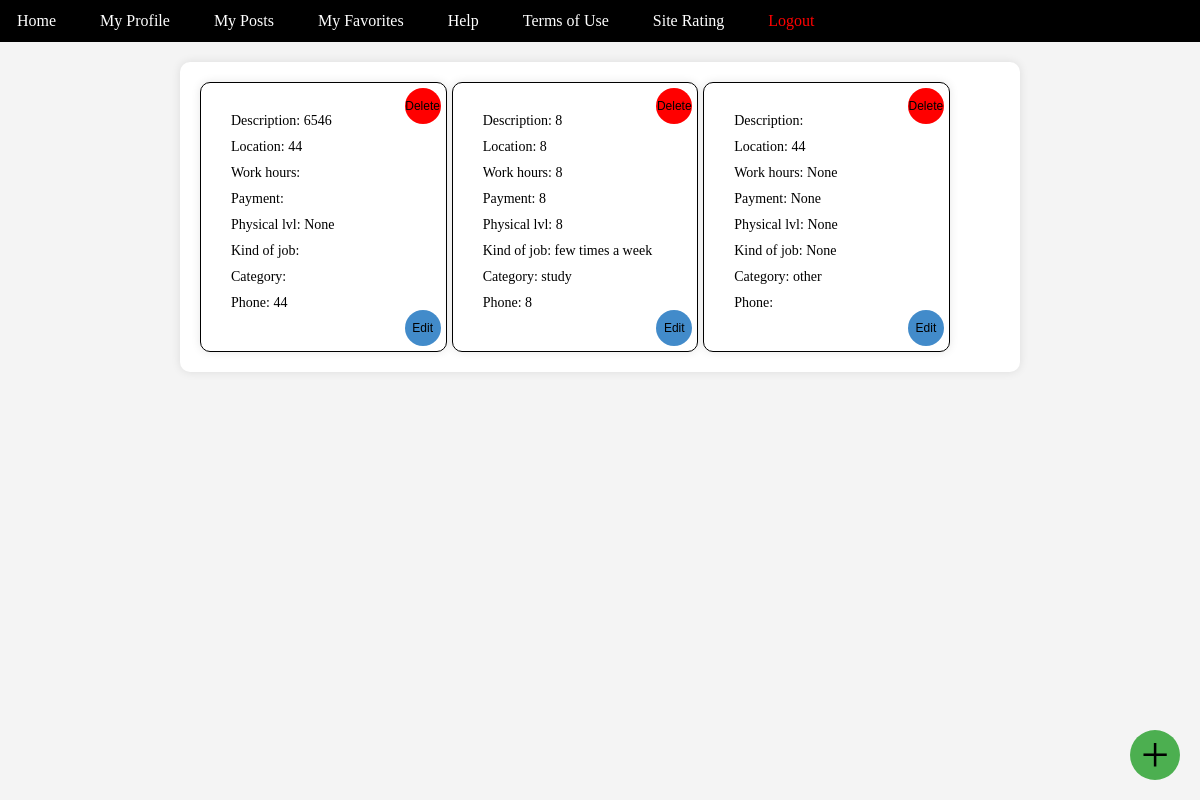
/myposts/ (signed in), run on an earlier commit of the app's database.
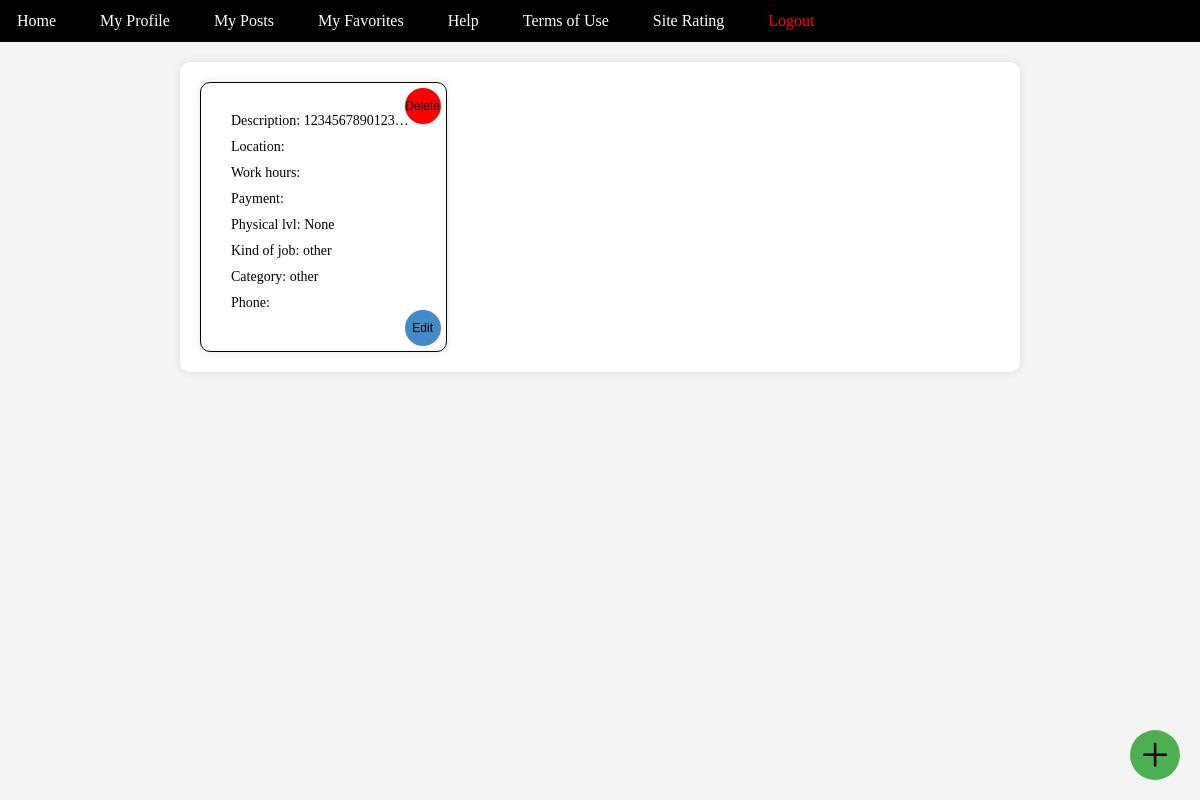
And on a later commit of the database.
### posts/models.py (models this page shows)
class Post(models.Model):
    description = models.TextField(null=True, blank=True)
    location = models.TextField(null=True, blank=True)
    payment = models.TextField(null=True, blank=True)
    work_hours = models.TextField(null=True, blank=True)
    phys_lvl = models.IntegerField(null=True, blank=True)
    kind_of_job = models.TextField(null=True, blank=True)
    category = models.TextField(null=True, blank=True)
    phone = models.TextField(null=True, blank=True)

### project/views.py (the view)
# urls.py: path('myposts/', views.myposts, name="myposts"),
def myposts(request):
    global_user_id = request.session.get('global_user_id')
    if global_user_id:
        user = User.objects.get(id=global_user_id)
        my_post_ids = user.my_posts  # List of post IDs belonging to the user
        filtered_posts = Post.objects.filter(id__in=my_post_ids)
        my_posts_count = len(filtered_posts)
        context = {'posts': filtered_posts, 'open_posts_count': my_posts_count}
        return render(request, 'posts.html', context)
    else:
        return JsonResponse({'error': 'User not logged in'}, status=401)

### templates/posts.html (shortened to what this page needs)
<!DOCTYPE html>
<html lang="en">
<head>
</head>
<body>
{% extends 'toolbar.html' %}
{% block content %}
<div class="posts-container">
  <div class="posts">
    {% for post in posts %}
      <div class="post" data-description="{{ post.description }}" data-location="{{ post.location }}" data-work_hours="{{ post.work_hours }}" data-phys_lvl="{{ post.phys_lvl }}" data-kind_of_job="{{ post.kind_of_job }}" data-category="{{ post.category }}" data-phone="{{ post.phone }}">
          <div class="post-content">
              <div class="post-info">Description: {{ post.description }}</div>
              <div class="post-info">Location: {{ post.location }}</div>
              <div class="post-info">Work hours: {{ post.work_hours }}</div>
              <div class="post-info">Payment: {{ post.payment }}</div>
              <div class="post-info">Physical lvl: {{ post.phys_lvl }}</div>
              <div class="post-info">Kind of job: {{ post.kind_of_job }}</div>
              <div class="post-info">Category: {{ post.category }}</div>
              <div class="post-info">Phone: {{ post.phone }}</div>
              <button class="remove-button" onclick="removePost(event)" data-post-id="{{ post.id }}">Delete</button>
              <button class="edit-button" onclick="editPost(event)" data-post-id="{{ post.id }}">Edit</button>
          </div>
      </div>
    {% endfor %}
  </div>
</div>
<h href="{% url 'create_post' %}" class="create-post-button" onclick="checkOpenPosts()">+</h>
</body>
</html>
{% endblock %}

What changed in the data, as far as the page shows it:
removed Post: description "6546", location "44", phys_lvl "None", phone "44"
removed Post: description "8", location "8", work_hours "8", payment "8", phys_lvl "8", kind_of_job "few times a week", category "study", phone "8"
removed Post: location "44", work_hours "None", payment "None", phys_lvl "None", kind_of_job "None", category "other"
added Post: description "12345678901234…", phys_lvl "None", kind_of_job "other", category "other"
